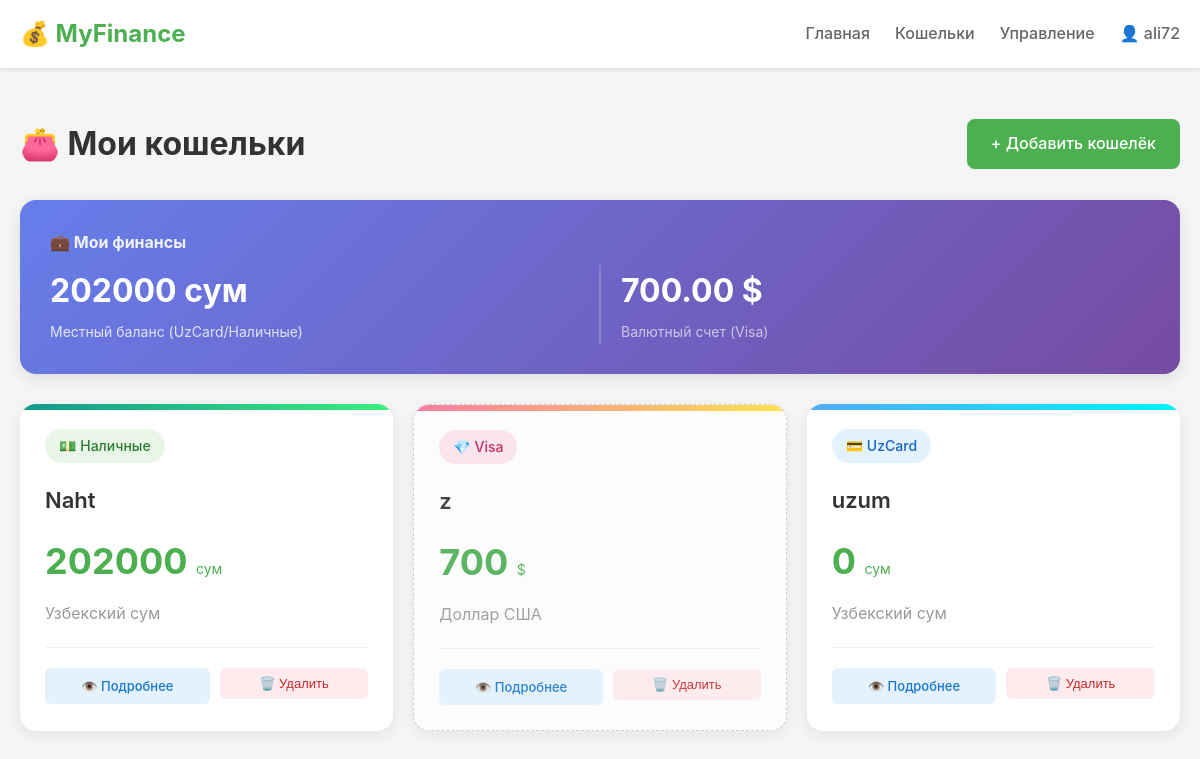
The app's page /wallets/ (signed in), older data.
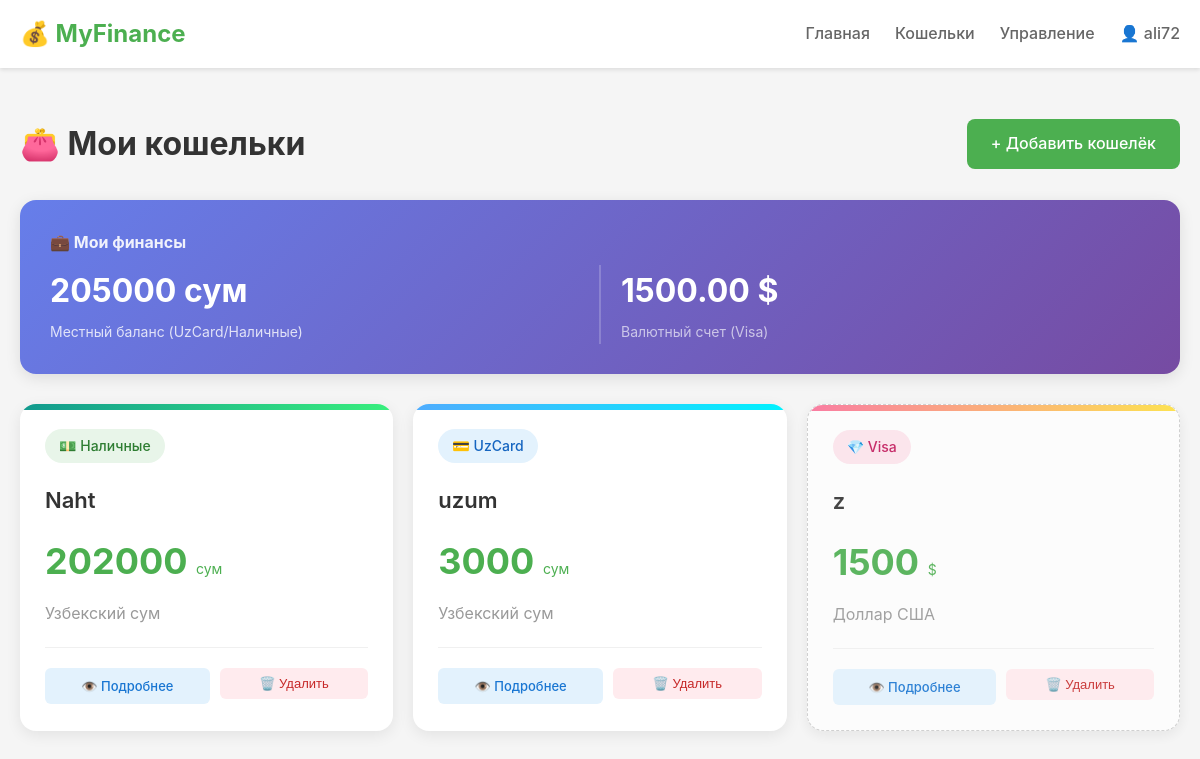
The same page, newer data.
### users/models.py (models this page shows, shortened)
class CustomUser(AbstractUser):
    phone_number = models.IntegerField(blank=True,null=True)
    avatar = models.ImageField(upload_to='avatars/',default='avatars/default.png')
    address = models.TextField()
    balance  = models.DecimalField(max_digits=15,decimal_places=2,default=0.00)

### main/models.py (models this page shows, shortened)
class Wallet(models.Model):
    TYPE_CHOICES = (
        ("cash", "Cash"),
        ("uzcard", "UzCard"),
        ("visa", "Visa"),
    )
    CURRENCY_CHOICES = (
        ("UZS", "UZS"),
        ("USD", "USD"),
    )
    user = models.ForeignKey(CustomUser, on_delete=models.CASCADE, related_name='wallets')
    name = models.CharField(max_length=100)
    type = models.CharField(max_length=20, choices=TYPE_CHOICES)
    balance = models.DecimalField(max_digits=15, decimal_places=2, default=0)
    currency = models.CharField(max_length=3, choices=CURRENCY_CHOICES)

### main/views.py (the view)
# urls.py: path('wallets/', views.WalletListView.as_view(), name='wallet_list'),
class WalletListView(LoginRequiredMixin, ListView):
    model = Wallet
    template_name = 'main/wallet_list.html'
    context_object_name = 'wallets'
    def get_queryset(self):
        return Wallet.objects.filter(user=self.request.user).order_by('-balance')
    def get_context_data(self, **kwargs):
        context = super().get_context_data(**kwargs)
        total_non_visa = Wallet.objects.filter(
            user=self.request.user
        ).exclude(
            type='visa'
        ).aggregate(
            total=Sum('balance')
        )['total'] or 0
        total_visa = Wallet.objects.filter(
            user=self.request.user,
            type='visa'
        ).aggregate(
            total=Sum('balance')
        )['total'] or 0
        total_all = Wallet.objects.filter(
            user=self.request.user
        ).aggregate(
            total=Sum('balance')
        )['total'] or 0
        context['total_non_visa_balance'] = total_non_visa
        context['total_visa_balance'] = total_visa
        context['total_all_balance'] = total_all
        return context

### templates/main/wallet_list.html (shortened to what this page needs)
{% extends 'base.html' %}
{% block content %}
<div class="page-header">
    <h1>👛 Мои кошельки</h1>
    <a href="{% url 'wallet_add' %}" class="btn">+ Добавить кошелёк</a>
</div>
{% if wallets %}
    <div class="total-summary">
        <h3>💼 Мои финансы</h3>
        <div class="amounts" style="display: flex; gap: 20px; flex-wrap: wrap;">
            <div class="amount-item" style="flex: 1; min-width: 200px;">
                <div class="amount">
                    {{ total_non_visa_balance|floatformat:0 }} сум
                </div>
                <div class="currency">Местный баланс (UzCard/Наличные)</div>
            </div>
            <div class="amount-item" style="flex: 1; min-width: 200px; border-left: 2px solid rgba(255,255,255,0.2); padding-left: 20px;">
    <div class="amount" style="color: white; font-weight: bold;">
        {{ total_visa_balance|floatformat:2 }} $
    </div>
    <div class="currency" style="color: rgba(255,255,255,0.8); font-size: 14px;">
        Валютный счет (Visa)
    </div>
</div>
        </div>
    </div>
    <div class="wallet-grid">
        {% for wallet in wallets %}
            <div class="wallet-card {{ wallet.type }} {% if wallet.type == 'visa' %}visa-card{% endif %}">
                <div class="wallet-header">
                    <span class="wallet-type-badge {{ wallet.type }}">
                        {% if wallet.type == 'cash' %}
                            💵 Наличные
                        {% elif wallet.type == 'uzcard' %}
                            💳 UzCard
                        {% elif wallet.type == 'visa' %}
                            💎 Visa
                        {% endif %}
                    </span>
                </div>
                <div class="wallet-name">{{ wallet.name }}</div>
                <div class="wallet-balance">
                    {{ wallet.balance|floatformat:0 }}
                    <span style="font-size: 14px; font-weight: normal;">
                        {% if wallet.currency == 'UZS' %}сум{% else %}${% endif %}
                    </span>
                </div>
                <div class="wallet-currency">
                    {% if wallet.currency == 'UZS' %}Узбекский сум{% else %}Доллар США{% endif %}
                </div>
                <div class="wallet-actions">
                    <a href="{% url 'wallet_detail' wallet.pk %}" class="wallet-btn wallet-btn-view">
                        👁️ Подробнее
                    </a>
                    <form method="post" action="{% url 'wallet_delete' wallet.pk %}" style="flex: 1;" onsubmit="return confirm('Удалить кошелёк {{ wallet.name }}?');">
                        <button type="submit" class="wallet-btn wallet-btn-delete" style="width: 100%; cursor: pointer;">
                            🗑️ Удалить
                        </button>
                    </form>
                </div>
            </div>
        {% endfor %}
    </div>
{% endif %}
{% endblock %}

### templates/base.html (shortened to what this page needs)
<!DOCTYPE html>
<html lang="ru">
<head>
</head>
<body>
    <nav>
        <div class="container">
            <div class="logo">💰 MyFinance</div>
            <ul>
                <li><a href="{% url 'dashboard' %}">Главная</a></li>
                <li><a href="{% url 'wallet_list' %}">Кошельки</a></li>
                <li><a href="{% url 'manage_money' %}">Управление</a></li>
                {% if user.is_authenticated %}
                    <li><a href="{% url 'profile' %}">👤 {{ user.username }}</a></li>
                {% else %}
                    <li><a href="{% url 'login' %}">Войти</a></li>
                {% endif %}
            </ul>
        </div>
    </nav>
    <div class="container">
        {% block content %}{% endblock %}
    </div>
</body>
</html>

### templates/base.html (style rules this page uses)
* { margin: 0; padding: 0; box-sizing: border-box; }
body { font-family: -apple-system, BlinkMacSystemFont, 'Segoe UI', Roboto, Oxygen, Ubuntu, sans-serif; background: #f5f5f5; color: #333; line-height: 1.6; }
.container { max-width: 1200px; margin: 0 auto; padding: 20px; }
nav { background: #fff; box-shadow: 0 2px 4px rgba(0,0,0,0.1); padding: 15px 0; margin-bottom: 30px; }
nav .container { display: flex; justify-content: space-between; align-items: center; padding: 0 20px; }
nav .logo { font-size: 24px; font-weight: bold; color: #4CAF50; }
nav ul { list-style: none; display: flex; gap: 25px; }
nav a { text-decoration: none; color: #666; font-weight: 500; transition: color 0.3s; }
.btn { display: inline-block; padding: 12px 24px; background: #4CAF50; color: #fff; text-decoration: none; border-radius: 8px; border: none; cursor: pointer; font-size: 16px; font-weight: 500; transition: all 0.3s; }

### templates/main/wallet_list.html (style rules this page uses)
.page-header { display: flex; justify-content: space-between; align-items: center; margin-bottom: 30px; }
.page-header h1 { color: #333; }
.wallet-grid { display: grid; grid-template-columns: repeat(auto-fill, minmax(300px, 1fr)); gap: 20px; }
.wallet-card { background: #fff; border-radius: 16px; padding: 25px; box-shadow: 0 4px 15px rgba(0,0,0,0.08); transition: all 0.3s; position: relative; overflow: hidden; }
.wallet-card::before { content: ''; position: absolute; top: 0; left: 0; right: 0; height: 6px; background: linear-gradient(90deg, #667eea 0%, #764ba2 100%); }
.wallet-card.cash::before { background: linear-gradient(90deg, #11998e 0%, #38ef7d 100%); }
.wallet-card.uzcard::before { background: linear-gradient(90deg, #4facfe 0%, #00f2fe 100%); }
.wallet-card.visa::before { background: linear-gradient(90deg, #fa709a 0%, #fee140 100%); }
.wallet-header { display: flex; justify-content: space-between; align-items: flex-start; margin-bottom: 20px; }
.wallet-type-badge { display: inline-flex; align-items: center; gap: 5px; padding: 6px 14px; background: #f0f0f0; border-radius: 20px; font-size: 14px; font-weight: 500; color: #666; }
.wallet-type-badge.cash { background: #e8f5e9; color: #2e7d32; }
.wallet-type-badge.uzcard { background: #e3f2fd; color: #1565c0; }
.wallet-type-badge.visa { background: #fce4ec; color: #c2185b; }
.wallet-name { font-size: 22px; font-weight: 600; color: #333; margin-bottom: 15px; }
.wallet-balance { font-size: 36px; font-weight: bold; color: #4CAF50; margin-bottom: 10px; }
.wallet-currency { font-size: 16px; color: #999; margin-bottom: 20px; }
.wallet-actions { display: flex; gap: 10px; margin-top: 20px; padding-top: 20px; border-top: 1px solid #f0f0f0; }
.wallet-btn { flex: 1; padding: 10px; text-align: center; border-radius: 8px; text-decoration: none; font-size: 14px; font-weight: 500; transition: all 0.3s; }
.wallet-btn-view { background: #4CAF50; color: #fff; }
.wallet-btn-delete { background: #f5f5f5; color: #f44336; border: none; cursor: pointer; }
.total-summary { background: linear-gradient(135deg, #667eea 0%, #764ba2 100%); color: #fff; padding: 30px; border-radius: 16px; margin-bottom: 30px; box-shadow: 0 4px 15px rgba(0,0,0,0.1); }
.total-summary h3 { font-size: 16px; opacity: 0.9; margin-bottom: 10px; }
.total-summary .amounts { display: flex; gap: 30px; flex-wrap: wrap; }
.total-summary .amount-item { flex: 1; min-width: 150px; }
.total-summary .amount { font-size: 32px; font-weight: bold; margin-bottom: 5px; }
.total-summary .currency { font-size: 14px; opacity: 0.8; }
.visa-card { border: 1px dashed #ccc; opacity: 0.9; background: #fdfdfd; }
.wallet-btn { display: inline-flex; align-items: center; justify-content: center; text-decoration: none; padding: 8px; border-radius: 6px; font-size: 13px; border: none; transition: 0.2s; }
.wallet-btn-view { background: #e3f2fd; color: #1976d2; }
.wallet-btn-delete { background: #ffebee; color: #c62828; }

Row changes from the older to the newer data that the page shows:
changed Wallet "uzum": balance "0" → "3000"; moves up the list
changed Wallet (number 3 of 3 on the later page): balance "700" → "1500"
Text that changed along with them:
{{ total_non_visa_balance|floatformat:0 }}: "202000" → "205000"
{{ total_visa_balance|floatformat:2 }}: "700.00" → "1500.00"
